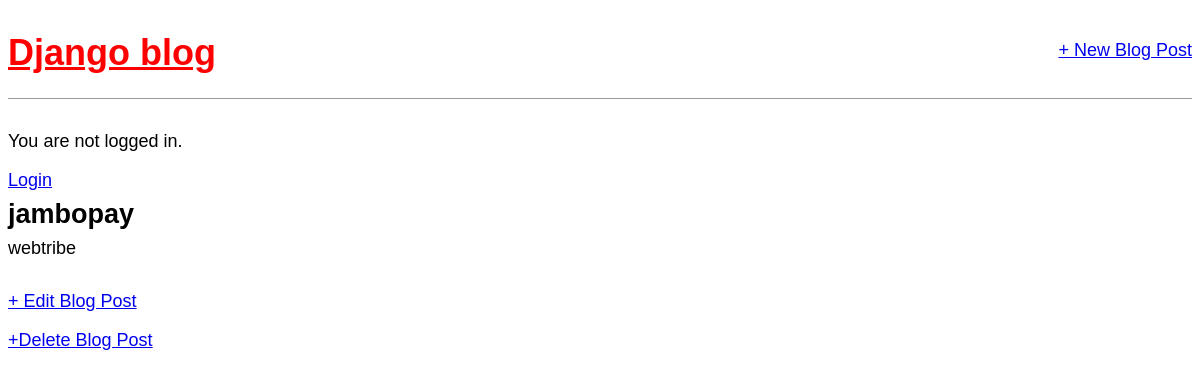
/post/19/, run on an earlier commit of the app's database.
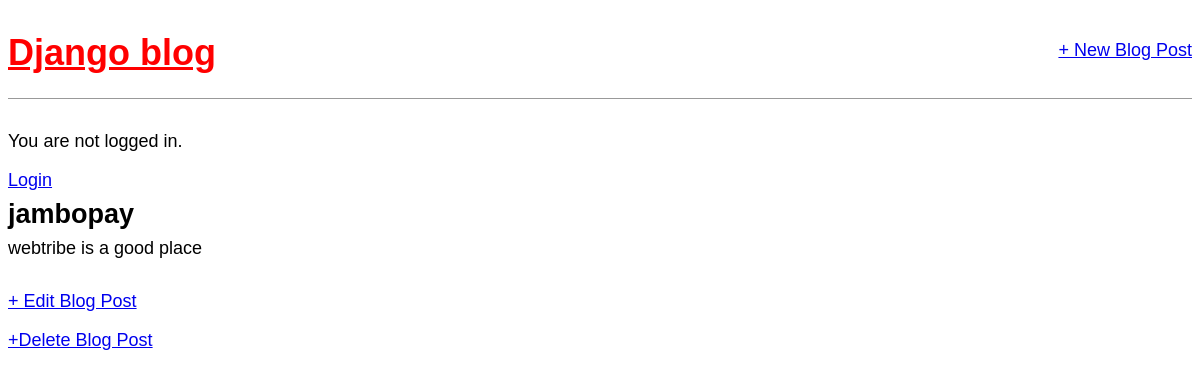
And on a later commit of the database.
### blog/models.py (models this page shows, shortened)
class Post(models.Model):
	title = models.CharField(max_length=200)
	author = models.ForeignKey(
		'auth.User',
		on_delete=models.CASCADE,
	)
	body = models.TextField()

### blog/views.py (the view)
# urls.py: path('post/<int:pk>/', views.BlogDetailView.as_view(), name='post_detail'),
class BlogDetailView(DetailView):
	model = Post
	template_name = 'post_detail.html'

### templates/post_detail.html
{% extends 'base.html' %}
{% block content %}
	<div class="post-entry">
		<h2>{{ post.title }}</h2>
		<p> {{ post.body }}</p>
	</div>
	<p><a href="{% url 'post_edit' post.pk %}">+ Edit Blog Post</a></p>
	<p><a href="{% url 'post_delete' post.pk %}">+Delete Blog Post</a></p>
{% endblock content %}

What changed in the data, as far as the page shows it:
changed Post "jambopay": body "webtribe" → "webtribe is a good place"
